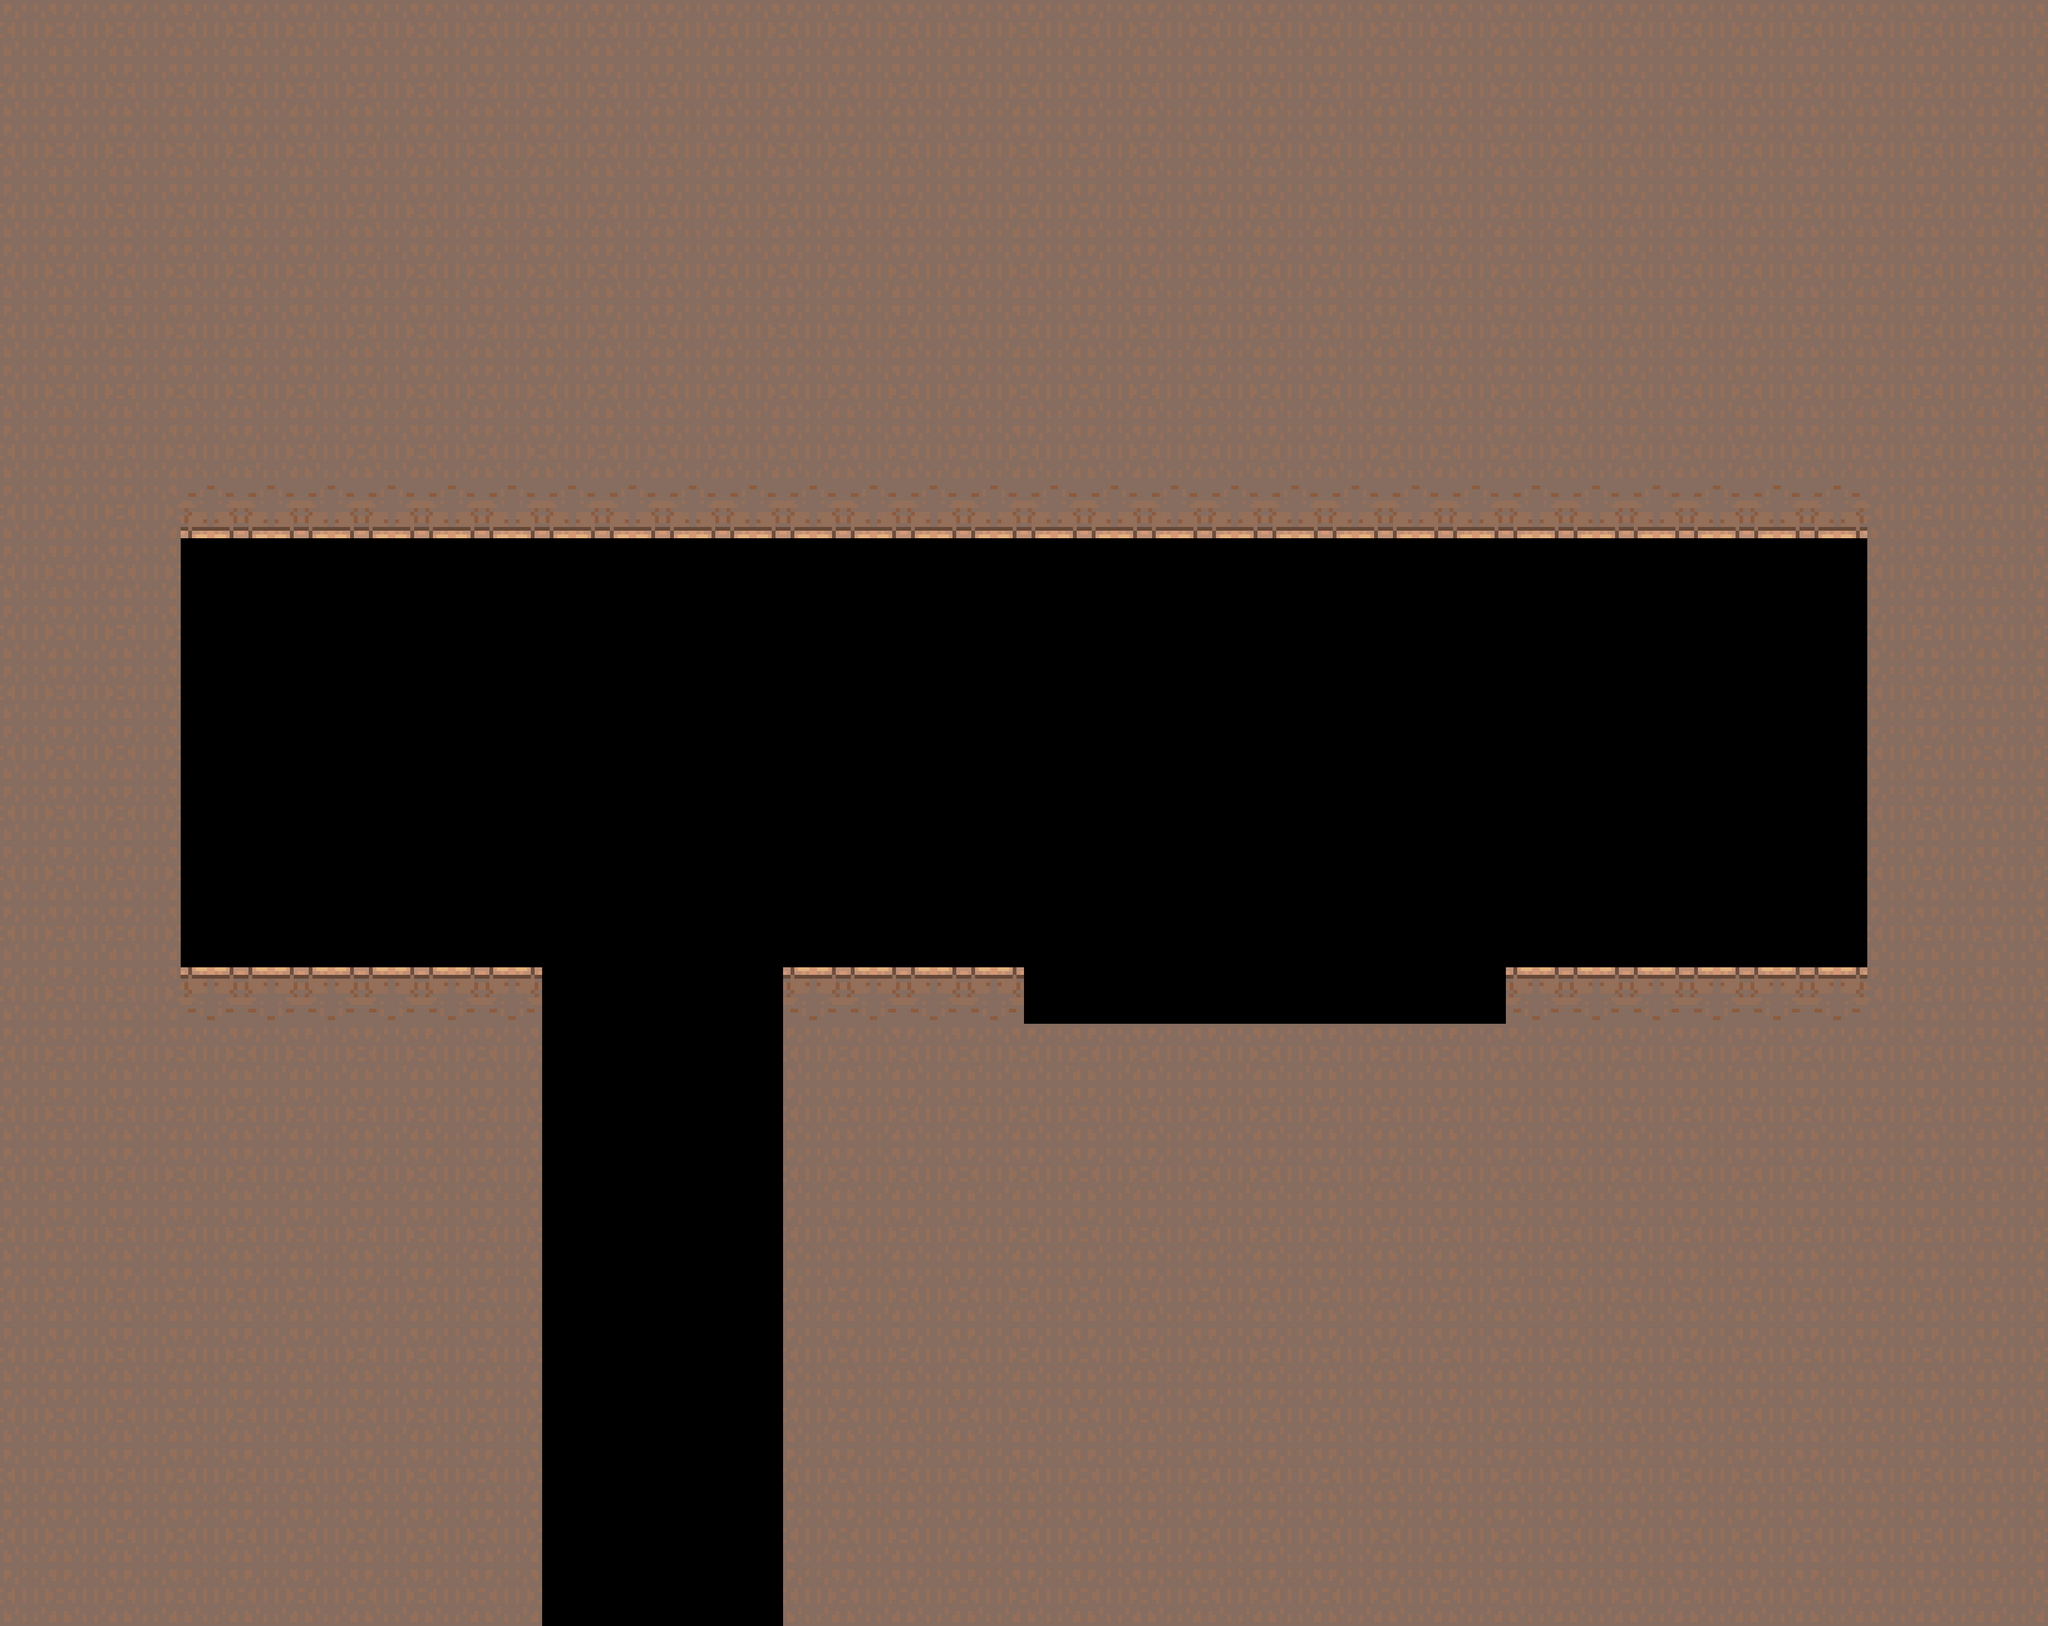

This is a level from a 2D game, rendered from its Tiled map with the project's own tilesets. A one-line summary and the complete map file follow:
An orthogonal 34x27 tile map with 128x128 px tiles, 2 tile layers (background, ground).

<map version="1.10" tiledversion="1.10.2" orientation="orthogonal" renderorder="right-down" width="34" height="27" tilewidth="128" tileheight="128" infinite="0" nextlayerid="7" nextobjectid="1">
 <tileset firstgid="1" name="ninja-yellow" tilewidth="128" tileheight="128" tilecount="9" columns="0">
  <grid orientation="orthogonal" width="1" height="1" />
  <tile id="0">
   <image width="128" height="128" source="tile/ninja-must-die-yellow/tilemap1.png" />
  </tile>
  <tile id="1">
   <image width="128" height="128" source="tile/ninja-must-die-yellow/tilemap2.png" />
  </tile>
  <tile id="2">
   <image width="128" height="128" source="tile/ninja-must-die-yellow/tilemap3.png" />
  </tile>
  <tile id="3">
   <image width="128" height="128" source="tile/ninja-must-die-yellow/tilemap4.png" />
  </tile>
  <tile id="4">
   <image width="128" height="128" source="tile/ninja-must-die-yellow/tilemap5.png" />
  </tile>
  <tile id="5">
   <image width="128" height="128" source="tile/ninja-must-die-yellow/tilemap6.png" />
  </tile>
  <tile id="6">
   <image width="128" height="128" source="tile/ninja-must-die-yellow/tilemap7.png" />
  </tile>
  <tile id="7">
   <image width="128" height="128" source="tile/ninja-must-die-yellow/tilemap8.png" />
  </tile>
  <tile id="8">
   <image width="128" height="128" source="tile/ninja-must-die-yellow/tilemap9.png" />
  </tile>
 </tileset>
 <layer id="6" name="background" width="34" height="27">
  <data encoding="csv">
0,0,0,0,0,0,0,0,0,0,0,0,0,0,0,0,0,0,0,0,0,0,0,0,0,0,0,0,0,0,0,0,0,0,
0,0,0,0,0,0,0,0,0,0,0,0,0,0,0,0,0,0,0,0,0,0,0,0,0,0,0,0,0,0,0,0,0,0,
0,0,0,0,0,0,0,0,0,0,0,0,0,0,0,0,0,0,0,0,0,0,0,0,0,0,0,0,0,0,0,0,0,0,
0,0,0,0,0,0,0,0,0,0,0,0,0,0,0,0,0,0,0,0,0,0,0,0,0,0,0,0,0,0,0,0,0,0,
0,0,0,0,0,0,0,0,0,0,0,0,0,0,0,0,0,0,0,0,0,0,0,0,0,0,0,0,0,0,0,0,0,0,
0,0,0,0,0,0,0,0,0,0,0,0,0,0,0,0,0,0,0,0,0,0,0,0,0,0,0,0,0,0,0,0,0,0,
0,0,0,0,0,0,0,0,0,0,0,0,0,0,0,0,0,0,0,0,0,0,0,0,0,0,0,0,0,0,0,0,0,0,
0,0,0,0,0,0,0,0,0,0,0,0,0,0,0,0,0,0,0,0,0,0,0,0,0,0,0,0,0,0,0,0,0,0,
0,0,0,0,0,0,0,0,0,0,0,0,0,0,0,0,0,0,0,0,0,0,0,0,0,0,0,0,0,0,0,0,0,0,
0,0,0,0,0,0,0,0,0,0,0,0,0,0,0,0,0,0,0,0,0,0,0,0,0,0,0,0,0,0,0,0,0,0,
0,0,0,0,0,0,0,0,0,0,0,0,0,0,0,0,0,0,0,0,0,0,0,0,0,0,0,0,0,0,0,0,0,0,
0,0,0,0,0,0,0,0,0,0,0,0,0,0,0,0,0,0,0,0,0,0,0,0,0,0,0,0,0,0,0,0,0,0,
0,0,0,0,0,0,0,0,0,0,0,0,0,0,0,0,0,0,0,0,0,0,0,0,0,0,0,0,0,0,0,0,0,0,
0,0,0,0,0,0,0,0,0,0,0,0,0,0,0,0,0,0,0,0,0,0,0,0,0,0,0,0,0,0,0,0,0,0,
0,0,0,0,0,0,0,0,0,0,0,0,0,0,0,0,0,0,0,0,0,0,0,0,0,0,0,0,0,0,0,0,0,0,
0,0,0,0,0,0,0,0,0,0,0,0,0,0,0,0,0,0,0,0,0,0,0,0,0,0,0,0,0,0,0,0,0,0,
0,0,0,0,0,0,0,0,0,0,0,0,0,0,0,0,0,0,0,0,0,0,0,0,0,0,0,0,0,0,0,0,0,0,
0,0,0,0,0,0,0,0,0,0,0,0,0,0,0,0,0,0,0,0,0,0,0,0,0,0,0,0,0,0,0,0,0,0,
0,0,0,0,0,0,0,0,0,0,0,0,0,0,0,0,0,0,0,0,0,0,0,0,0,0,0,0,0,0,0,0,0,0,
0,0,0,0,0,0,0,0,0,0,0,0,0,0,0,0,0,0,0,0,0,0,0,0,0,0,0,0,0,0,0,0,0,0,
0,0,0,0,0,0,0,0,0,0,0,0,0,0,0,0,0,0,0,0,0,0,0,0,0,0,0,0,0,0,0,0,0,0,
0,0,0,0,0,0,0,0,0,0,0,0,0,0,0,0,0,0,0,0,0,0,0,0,0,0,0,0,0,0,0,0,0,0,
0,0,0,0,0,0,0,0,0,0,0,0,0,0,0,0,0,0,0,0,0,0,0,0,0,0,0,0,0,0,0,0,0,0,
0,0,0,0,0,0,0,0,0,0,0,0,0,0,0,0,0,0,0,0,0,0,0,0,0,0,0,0,0,0,0,0,0,0,
0,0,0,0,0,0,0,0,0,0,0,0,0,0,0,0,0,0,0,0,0,0,0,0,0,0,0,0,0,0,0,0,0,0,
0,0,0,0,0,0,0,0,0,0,0,0,0,0,0,0,0,0,0,0,0,0,0,0,0,0,0,0,0,0,0,0,0,0,
0,0,0,0,0,0,0,0,0,0,0,0,0,0,0,0,0,0,0,0,0,0,0,0,0,0,0,0,0,0,0,0,0,0
</data>
 </layer>
 <layer id="5" name="ground" width="34" height="27">
  <data encoding="csv">
5,5,5,5,5,5,5,5,5,5,5,5,5,5,5,5,5,5,5,5,5,5,5,5,5,5,5,5,5,5,5,5,5,5,
5,5,5,5,5,5,5,5,5,5,5,5,5,5,5,5,5,5,5,5,5,5,5,5,5,5,5,5,5,5,5,5,5,5,
5,5,5,5,5,5,5,5,5,5,5,5,5,5,5,5,5,5,5,5,5,5,5,5,5,5,5,5,5,5,5,5,5,5,
5,5,5,5,5,5,5,5,5,5,5,5,5,5,5,5,5,5,5,5,5,5,5,5,5,5,5,5,5,5,5,5,5,5,
5,5,5,5,5,5,5,5,5,5,5,5,5,5,5,5,5,5,5,5,5,5,5,5,5,5,5,5,5,5,5,5,5,5,
5,5,5,5,5,5,5,5,5,5,5,5,5,5,5,5,5,5,5,5,5,5,5,5,5,5,5,5,5,5,5,5,5,5,
5,5,5,5,5,5,5,5,5,5,5,5,5,5,5,5,5,5,5,5,5,5,5,5,5,5,5,5,5,5,5,5,5,5,
5,5,5,5,5,5,5,5,5,5,5,5,5,5,5,5,5,5,5,5,5,5,5,5,5,5,5,5,5,5,5,5,5,5,
5,5,5,8,8,8,8,8,8,8,8,8,8,8,8,8,8,8,8,8,8,8,8,8,8,8,8,8,8,8,8,5,5,5,
5,5,5,0,0,0,0,0,0,0,0,0,0,0,0,0,0,0,0,0,0,0,0,0,0,0,0,0,0,0,0,5,5,5,
5,5,5,0,0,0,0,0,0,0,0,0,0,0,0,0,0,0,0,0,0,0,0,0,0,0,0,0,0,0,0,5,5,5,
5,5,5,0,0,0,0,0,0,0,0,0,0,0,0,0,0,0,0,0,0,0,0,0,0,0,0,0,0,0,0,5,5,5,
5,5,5,0,0,0,0,0,0,0,0,0,0,0,0,0,0,0,0,0,0,0,0,0,0,0,0,0,0,0,0,5,5,5,
5,5,5,0,0,0,0,0,0,0,0,0,0,0,0,0,0,0,0,0,0,0,0,0,0,0,0,0,0,0,0,5,5,5,
5,5,5,0,0,0,0,0,0,0,0,0,0,0,0,0,0,0,0,0,0,0,0,0,0,0,0,0,0,0,0,5,5,5,
5,5,5,0,0,0,0,0,0,0,0,0,0,0,0,0,0,0,0,0,0,0,0,0,0,0,0,0,0,0,0,5,5,5,
5,5,5,2,2,2,2,2,2,0,0,0,0,2,2,2,2,0,0,0,0,0,0,0,0,2,2,2,2,2,2,5,5,5,
5,5,5,5,5,5,5,5,5,0,0,0,0,5,5,5,5,5,5,5,5,5,5,5,5,5,5,5,5,5,5,5,5,5,
5,5,5,5,5,5,5,5,5,0,0,0,0,5,5,5,5,5,5,5,5,5,5,5,5,5,5,5,5,5,5,5,5,5,
5,5,5,5,5,5,5,5,5,0,0,0,0,5,5,5,5,5,5,5,5,5,5,5,5,5,5,5,5,5,5,5,5,5,
5,5,5,5,5,5,5,5,5,0,0,0,0,5,5,5,5,5,5,5,5,5,5,5,5,5,5,5,5,5,5,5,5,5,
5,5,5,5,5,5,5,5,5,0,0,0,0,5,5,5,5,5,5,5,5,5,5,5,5,5,5,5,5,5,5,5,5,5,
5,5,5,5,5,5,5,5,5,0,0,0,0,5,5,5,5,5,5,5,5,5,5,5,5,5,5,5,5,5,5,5,5,5,
5,5,5,5,5,5,5,5,5,0,0,0,0,5,5,5,5,5,5,5,5,5,5,5,5,5,5,5,5,5,5,5,5,5,
5,5,5,5,5,5,5,5,5,0,0,0,0,5,5,5,5,5,5,5,5,5,5,5,5,5,5,5,5,5,5,5,5,5,
5,5,5,5,5,5,5,5,5,0,0,0,0,5,5,5,5,5,5,5,5,5,5,5,5,5,5,5,5,5,5,5,5,5,
5,5,5,5,5,5,5,5,5,0,0,0,0,5,5,5,5,5,5,5,5,5,5,5,5,5,5,5,5,5,5,5,5,5
</data>
 </layer>
</map>
